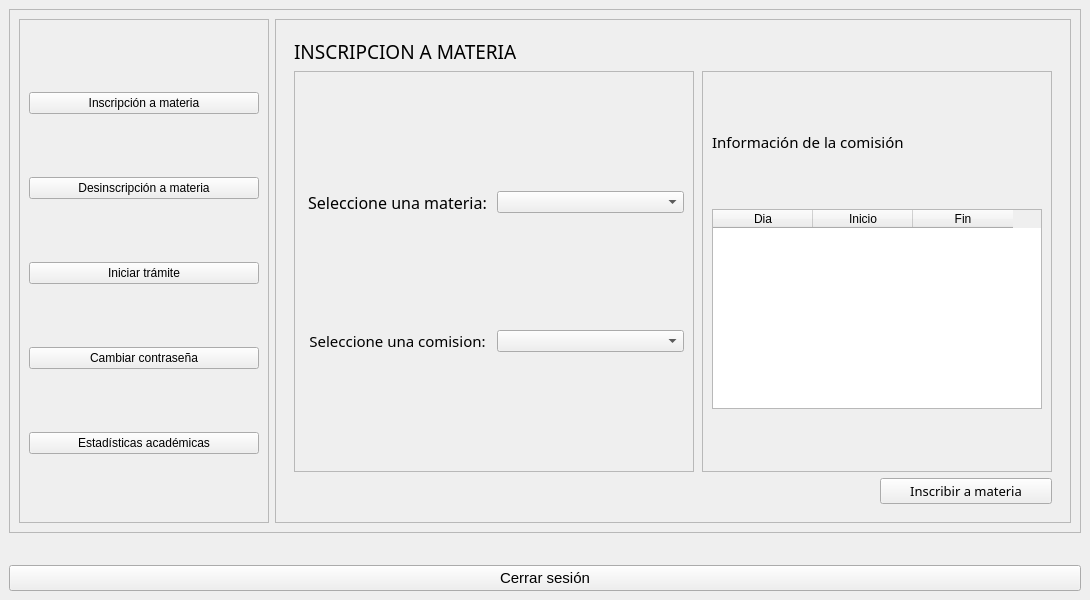
<?xml version="1.0" encoding="UTF-8"?>
<ui version="4.0">
 <class>Systemalu</class>
 <widget class="QMainWindow" name="Systemalu">
  <property name="geometry">
   <rect>
    <x>0</x>
    <y>0</y>
    <width>1090</width>
    <height>600</height>
   </rect>
  </property>
  <property name="windowTitle">
   <string>MainWindow</string>
  </property>
  <widget class="QWidget" name="centralwidget">
   <property name="minimumSize">
    <size>
     <width>1090</width>
     <height>0</height>
    </size>
   </property>
   <layout class="QGridLayout" name="gridLayout">
    <item row="2" column="0">
     <widget class="QPushButton" name="btn_logout_alu">
      <property name="font">
       <font>
        <pointsize>11</pointsize>
       </font>
      </property>
      <property name="text">
       <string>Cerrar sesión</string>
      </property>
     </widget>
    </item>
    <item row="1" column="0">
     <widget class="QLabel" name="label_info_usuario_log">
      <property name="maximumSize">
       <size>
        <width>16777215</width>
        <height>25</height>
       </size>
      </property>
      <property name="font">
       <font>
        <family>Segoe UI Semibold</family>
        <pointsize>11</pointsize>
       </font>
      </property>
      <property name="text">
       <string/>
      </property>
      <property name="alignment">
       <set>Qt::AlignLeading|Qt::AlignLeft|Qt::AlignVCenter</set>
      </property>
     </widget>
    </item>
    <item row="0" column="0">
     <widget class="QFrame" name="frame">
      <property name="frameShape">
       <enum>QFrame::StyledPanel</enum>
      </property>
      <property name="frameShadow">
       <enum>QFrame::Raised</enum>
      </property>
      <layout class="QGridLayout" name="gridLayout_2">
       <item row="0" column="0">
        <widget class="QFrame" name="frame_menu_modif">
         <property name="sizePolicy">
          <sizepolicy hsizetype="Minimum" vsizetype="Preferred">
           <horstretch>0</horstretch>
           <verstretch>0</verstretch>
          </sizepolicy>
         </property>
         <property name="minimumSize">
          <size>
           <width>250</width>
           <height>0</height>
          </size>
         </property>
         <property name="maximumSize">
          <size>
           <width>190</width>
           <height>16777215</height>
          </size>
         </property>
         <property name="frameShape">
          <enum>QFrame::StyledPanel</enum>
         </property>
         <property name="frameShadow">
          <enum>QFrame::Raised</enum>
         </property>
         <layout class="QVBoxLayout" name="verticalLayout_5">
          <property name="spacing">
           <number>0</number>
          </property>
          <property name="bottomMargin">
           <number>0</number>
          </property>
          <item>
           <widget class="QPushButton" name="btn_inscr_mat_alu">
            <property name="text">
             <string>Inscripción a materia</string>
            </property>
           </widget>
          </item>
          <item>
           <widget class="QPushButton" name="btn_desinscr_mat_alu">
            <property name="text">
             <string>Desinscripción a materia</string>
            </property>
           </widget>
          </item>
          <item>
           <widget class="QPushButton" name="btn_iniciar_tramite_alu">
            <property name="text">
             <string>Iniciar trámite</string>
            </property>
           </widget>
          </item>
          <item>
           <widget class="QPushButton" name="btn_modif_pass_alu">
            <property name="text">
             <string>Cambiar contraseña</string>
            </property>
           </widget>
          </item>
          <item>
           <widget class="QPushButton" name="btn_stats_academicas">
            <property name="text">
             <string>Estadísticas académicas</string>
            </property>
           </widget>
          </item>
         </layout>
        </widget>
       </item>
       <item row="0" column="1">
        <widget class="QFrame" name="frame_2">
         <property name="frameShape">
          <enum>QFrame::StyledPanel</enum>
         </property>
         <property name="frameShadow">
          <enum>QFrame::Raised</enum>
         </property>
         <layout class="QGridLayout" name="gridLayout_3">
          <item row="0" column="0">
           <widget class="QStackedWidget" name="stackedWidget">
            <property name="currentIndex">
             <number>0</number>
            </property>
            <widget class="QWidget" name="page_inscr_mat">
             <layout class="QGridLayout" name="gridLayout_4">
              <item row="2" column="3">
               <widget class="QPushButton" name="btn_inscr_mat">
                <property name="enabled">
                 <bool>true</bool>
                </property>
                <property name="font">
                 <font>
                  <family>Segoe UI Semibold</family>
                  <pointsize>10</pointsize>
                 </font>
                </property>
                <property name="text">
                 <string>Inscribir a materia</string>
                </property>
               </widget>
              </item>
              <item row="0" column="0">
               <widget class="QLabel" name="label_51">
                <property name="font">
                 <font>
                  <family>Segoe UI Semibold</family>
                  <pointsize>14</pointsize>
                 </font>
                </property>
                <property name="text">
                 <string>INSCRIPCION A MATERIA</string>
                </property>
               </widget>
              </item>
              <item row="1" column="2" colspan="2">
               <widget class="QFrame" name="frame_5">
                <property name="minimumSize">
                 <size>
                  <width>330</width>
                  <height>0</height>
                 </size>
                </property>
                <property name="frameShape">
                 <enum>QFrame::StyledPanel</enum>
                </property>
                <property name="frameShadow">
                 <enum>QFrame::Raised</enum>
                </property>
                <layout class="QGridLayout" name="gridLayout_23">
                 <item row="1" column="0">
                  <widget class="QTableWidget" name="tW_inscr_mat">
                   <property name="maximumSize">
                    <size>
                     <width>16777215</width>
                     <height>200</height>
                    </size>
                   </property>
                   <column>
                    <property name="text">
                     <string>Dia</string>
                    </property>
                    <property name="textAlignment">
                     <set>AlignCenter</set>
                    </property>
                   </column>
                   <column>
                    <property name="text">
                     <string>Inicio</string>
                    </property>
                   </column>
                   <column>
                    <property name="text">
                     <string>Fin</string>
                    </property>
                   </column>
                  </widget>
                 </item>
                 <item row="0" column="0">
                  <widget class="QLabel" name="label">
                   <property name="maximumSize">
                    <size>
                     <width>16777215</width>
                     <height>20</height>
                    </size>
                   </property>
                   <property name="font">
                    <font>
                     <family>Segoe UI Semibold</family>
                     <pointsize>11</pointsize>
                    </font>
                   </property>
                   <property name="text">
                    <string>Información de la comisión</string>
                   </property>
                  </widget>
                 </item>
                </layout>
               </widget>
              </item>
              <item row="1" column="0" colspan="2">
               <widget class="QFrame" name="frame_6">
                <property name="maximumSize">
                 <size>
                  <width>400</width>
                  <height>16777215</height>
                 </size>
                </property>
                <property name="frameShape">
                 <enum>QFrame::StyledPanel</enum>
                </property>
                <property name="frameShadow">
                 <enum>QFrame::Raised</enum>
                </property>
                <layout class="QGridLayout" name="gridLayout_24">
                 <item row="1" column="1">
                  <widget class="QComboBox" name="cb_inscrip_mat_comi"/>
                 </item>
                 <item row="1" column="0">
                  <widget class="QLabel" name="label_info_dni_en_6">
                   <property name="enabled">
                    <bool>true</bool>
                   </property>
                   <property name="font">
                    <font>
                     <family>Segoe UI Semibold</family>
                     <pointsize>11</pointsize>
                    </font>
                   </property>
                   <property name="text">
                    <string>Seleccione una comision:</string>
                   </property>
                   <property name="alignment">
                    <set>Qt::AlignCenter</set>
                   </property>
                  </widget>
                 </item>
                 <item row="0" column="0">
                  <widget class="QLabel" name="label_info_nombre_en_6">
                   <property name="enabled">
                    <bool>true</bool>
                   </property>
                   <property name="font">
                    <font>
                     <family>Segoe UI Semibold</family>
                     <pointsize>12</pointsize>
                    </font>
                   </property>
                   <property name="text">
                    <string>Seleccione una materia:</string>
                   </property>
                   <property name="alignment">
                    <set>Qt::AlignCenter</set>
                   </property>
                  </widget>
                 </item>
                 <item row="0" column="1">
                  <widget class="QComboBox" name="cb_inscrip_mat"/>
                 </item>
                </layout>
               </widget>
              </item>
              <item row="2" column="0" colspan="2">
               <widget class="QLabel" name="label_informe_inscr_mat">
                <property name="font">
                 <font>
                  <family>Segoe UI Semibold</family>
                  <pointsize>10</pointsize>
                 </font>
                </property>
                <property name="text">
                 <string/>
                </property>
                <property name="alignment">
                 <set>Qt::AlignCenter</set>
                </property>
               </widget>
              </item>
             </layout>
            </widget>
            <widget class="QWidget" name="page_desinscr_mat">
             <layout class="QGridLayout" name="gridLayout_5">
              <item row="0" column="0">
               <widget class="QLabel" name="label_52">
                <property name="font">
                 <font>
                  <family>Segoe UI Semibold</family>
                  <pointsize>14</pointsize>
                 </font>
                </property>
                <property name="text">
                 <string>DESINSCRIPCION A MATERIA</string>
                </property>
               </widget>
              </item>
              <item row="1" column="0">
               <widget class="QFrame" name="frame_8">
                <property name="maximumSize">
                 <size>
                  <width>400</width>
                  <height>16777215</height>
                 </size>
                </property>
                <property name="frameShape">
                 <enum>QFrame::StyledPanel</enum>
                </property>
                <property name="frameShadow">
                 <enum>QFrame::Raised</enum>
                </property>
                <layout class="QGridLayout" name="gridLayout_26">
                 <item row="1" column="0">
                  <widget class="QLabel" name="label_info_dni_en_7">
                   <property name="enabled">
                    <bool>true</bool>
                   </property>
                   <property name="font">
                    <font>
                     <family>Segoe UI Semibold</family>
                     <pointsize>11</pointsize>
                    </font>
                   </property>
                   <property name="text">
                    <string>Cod. Comision inscripta:</string>
                   </property>
                   <property name="alignment">
                    <set>Qt::AlignCenter</set>
                   </property>
                  </widget>
                 </item>
                 <item row="0" column="0">
                  <widget class="QLabel" name="label_info_nombre_en_7">
                   <property name="enabled">
                    <bool>true</bool>
                   </property>
                   <property name="font">
                    <font>
                     <family>Segoe UI Semibold</family>
                     <pointsize>12</pointsize>
                    </font>
                   </property>
                   <property name="text">
                    <string>Seleccione una materia:</string>
                   </property>
                   <property name="alignment">
                    <set>Qt::AlignCenter</set>
                   </property>
                  </widget>
                 </item>
                 <item row="0" column="1">
                  <widget class="QListView" name="lv_desinscr_alu_mat_en_curso">
                   <property name="maximumSize">
                    <size>
                     <width>16777215</width>
                     <height>200</height>
                    </size>
                   </property>
                  </widget>
                 </item>
                 <item row="1" column="1">
                  <widget class="QLabel" name="label_desinscr_mat_cod_com">
                   <property name="maximumSize">
                    <size>
                     <width>16777215</width>
                     <height>100</height>
                    </size>
                   </property>
                   <property name="text">
                    <string/>
                   </property>
                  </widget>
                 </item>
                </layout>
               </widget>
              </item>
              <item row="1" column="1">
               <widget class="QFrame" name="frame_7">
                <property name="minimumSize">
                 <size>
                  <width>330</width>
                  <height>0</height>
                 </size>
                </property>
                <property name="frameShape">
                 <enum>QFrame::StyledPanel</enum>
                </property>
                <property name="frameShadow">
                 <enum>QFrame::Raised</enum>
                </property>
                <layout class="QGridLayout" name="gridLayout_25">
                 <item row="1" column="0">
                  <widget class="QTableWidget" name="tabla_desinscr_mat">
                   <property name="maximumSize">
                    <size>
                     <width>16777215</width>
                     <height>200</height>
                    </size>
                   </property>
                   <column>
                    <property name="text">
                     <string>Dia</string>
                    </property>
                    <property name="textAlignment">
                     <set>AlignCenter</set>
                    </property>
                   </column>
                   <column>
                    <property name="text">
                     <string>Inicio</string>
                    </property>
                   </column>
                   <column>
                    <property name="text">
                     <string>Fin</string>
                    </property>
                   </column>
                  </widget>
                 </item>
                 <item row="0" column="0">
                  <widget class="QLabel" name="label_2">
                   <property name="maximumSize">
                    <size>
                     <width>16777215</width>
                     <height>20</height>
                    </size>
                   </property>
                   <property name="font">
                    <font>
                     <family>Segoe UI Semibold</family>
                     <pointsize>11</pointsize>
                    </font>
                   </property>
                   <property name="text">
                    <string>Información de la comisión</string>
                   </property>
                  </widget>
                 </item>
                </layout>
               </widget>
              </item>
              <item row="2" column="0">
               <widget class="QLabel" name="label_informe_desinscr_mat">
                <property name="font">
                 <font>
                  <family>Segoe UI Semibold</family>
                  <pointsize>10</pointsize>
                 </font>
                </property>
                <property name="text">
                 <string/>
                </property>
                <property name="alignment">
                 <set>Qt::AlignCenter</set>
                </property>
               </widget>
              </item>
              <item row="2" column="1">
               <widget class="QPushButton" name="btn_desinscr_mat">
                <property name="enabled">
                 <bool>true</bool>
                </property>
                <property name="font">
                 <font>
                  <family>Segoe UI Semibold</family>
                  <pointsize>10</pointsize>
                 </font>
                </property>
                <property name="text">
                 <string>Desinscribir a materia</string>
                </property>
               </widget>
              </item>
             </layout>
            </widget>
            <widget class="QWidget" name="page_iniciar_tramite_alu">
             <layout class="QGridLayout" name="gridLayout_6">
              <item row="5" column="1">
               <widget class="QLabel" name="label_ini_tram_alu_estado_en">
                <property name="enabled">
                 <bool>true</bool>
                </property>
                <property name="font">
                 <font>
                  <family>Segoe UI Semibold</family>
                  <pointsize>11</pointsize>
                 </font>
                </property>
                <property name="text">
                 <string/>
                </property>
                <property name="alignment">
                 <set>Qt::AlignCenter</set>
                </property>
               </widget>
              </item>
              <item row="2" column="0">
               <widget class="QLabel" name="label_info_ult_tramite_alu">
                <property name="enabled">
                 <bool>true</bool>
                </property>
                <property name="maximumSize">
                 <size>
                  <width>16777215</width>
                  <height>20</height>
                 </size>
                </property>
                <property name="font">
                 <font>
                  <family>Segoe UI Semibold</family>
                  <pointsize>14</pointsize>
                 </font>
                </property>
                <property name="text">
                 <string/>
                </property>
                <property name="alignment">
                 <set>Qt::AlignRight|Qt::AlignTrailing|Qt::AlignVCenter</set>
                </property>
               </widget>
              </item>
              <item row="3" column="3">
               <spacer name="horizontalSpacer_62">
                <property name="orientation">
                 <enum>Qt::Horizontal</enum>
                </property>
                <property name="sizeHint" stdset="0">
                 <size>
                  <width>272</width>
                  <height>20</height>
                 </size>
                </property>
               </spacer>
              </item>
              <item row="5" column="3">
               <spacer name="horizontalSpacer_61">
                <property name="orientation">
                 <enum>Qt::Horizontal</enum>
                </property>
                <property name="sizeHint" stdset="0">
                 <size>
                  <width>272</width>
                  <height>20</height>
                 </size>
                </property>
               </spacer>
              </item>
              <item row="4" column="2">
               <widget class="QLabel" name="label_ini_tram_alu_asig">
                <property name="text">
                 <string/>
                </property>
               </widget>
              </item>
              <item row="3" column="1">
               <widget class="QLabel" name="label_ini_tram_alu_fini_en">
                <property name="enabled">
                 <bool>true</bool>
                </property>
                <property name="font">
                 <font>
                  <family>Segoe UI Semibold</family>
                  <pointsize>12</pointsize>
                 </font>
                </property>
                <property name="text">
                 <string/>
                </property>
                <property name="alignment">
                 <set>Qt::AlignCenter</set>
                </property>
               </widget>
              </item>
              <item row="6" column="0" colspan="2">
               <widget class="QLabel" name="label_informe_ini_tram_alu">
                <property name="font">
                 <font>
                  <family>Segoe UI Semibold</family>
                  <pointsize>10</pointsize>
                 </font>
                </property>
                <property name="text">
                 <string/>
                </property>
                <property name="alignment">
                 <set>Qt::AlignCenter</set>
                </property>
               </widget>
              </item>
              <item row="3" column="0">
               <spacer name="horizontalSpacer_63">
                <property name="orientation">
                 <enum>Qt::Horizontal</enum>
                </property>
                <property name="sizeHint" stdset="0">
                 <size>
                  <width>273</width>
                  <height>20</height>
                 </size>
                </property>
               </spacer>
              </item>
              <item row="4" column="3">
               <spacer name="horizontalSpacer_64">
                <property name="orientation">
                 <enum>Qt::Horizontal</enum>
                </property>
                <property name="sizeHint" stdset="0">
                 <size>
                  <width>272</width>
                  <height>20</height>
                 </size>
                </property>
               </spacer>
              </item>
              <item row="6" column="3">
               <widget class="QPushButton" name="btn_ini_tram_alu">
                <property name="enabled">
                 <bool>true</bool>
                </property>
                <property name="font">
                 <font>
                  <family>Segoe UI Semibold</family>
                  <pointsize>10</pointsize>
                 </font>
                </property>
                <property name="text">
                 <string>Iniciar trámite</string>
                </property>
               </widget>
              </item>
              <item row="1" column="3">
               <widget class="QLabel" name="label_error_ini_tram_alu">
                <property name="styleSheet">
                 <string notr="true">color:red;</string>
                </property>
                <property name="text">
                 <string/>
                </property>
               </widget>
              </item>
              <item row="3" column="2">
               <widget class="QLabel" name="label_ini_tram_alu_fini">
                <property name="text">
                 <string/>
                </property>
               </widget>
              </item>
              <item row="0" column="3">
               <widget class="QTextEdit" name="input_motivo_tramite_alu">
                <property name="maximumSize">
                 <size>
                  <width>16777215</width>
                  <height>150</height>
                 </size>
                </property>
               </widget>
              </item>
              <item row="0" column="0">
               <widget class="QLabel" name="label_42">
                <property name="font">
                 <font>
                  <family>Segoe UI Semibold</family>
                  <pointsize>17</pointsize>
                 </font>
                </property>
                <property name="text">
                 <string>INICIAR TRAMITE</string>
                </property>
               </widget>
              </item>
              <item row="1" column="1">
               <spacer name="verticalSpacer_4">
                <property name="orientation">
                 <enum>Qt::Vertical</enum>
                </property>
                <property name="sizeType">
                 <enum>QSizePolicy::Minimum</enum>
                </property>
                <property name="sizeHint" stdset="0">
                 <size>
                  <width>20</width>
                  <height>56</height>
                 </size>
                </property>
               </spacer>
              </item>
              <item row="0" column="1">
               <widget class="QLabel" name="label_41">
                <property name="font">
                 <font>
                  <family>Segoe UI Semibold</family>
                  <pointsize>11</pointsize>
                 </font>
                </property>
                <property name="text">
                 <string>Ingrese motivo del trámite:</string>
                </property>
                <property name="alignment">
                 <set>Qt::AlignCenter</set>
                </property>
               </widget>
              </item>
              <item row="5" column="2">
               <widget class="QLabel" name="label_ini_tram_alu_estado">
                <property name="text">
                 <string/>
                </property>
               </widget>
              </item>
              <item row="4" column="1">
               <widget class="QLabel" name="label_ini_tram_alu_asig_en">
                <property name="enabled">
                 <bool>true</bool>
                </property>
                <property name="font">
                 <font>
                  <family>Segoe UI Semibold</family>
                  <pointsize>11</pointsize>
                 </font>
                </property>
                <property name="text">
                 <string/>
                </property>
                <property name="alignment">
                 <set>Qt::AlignCenter</set>
                </property>
               </widget>
              </item>
             </layout>
            </widget>
            <widget class="QWidget" name="page_modif_pass_alu">
             <layout class="QGridLayout" name="gridLayout_7">
              <item row="0" column="0" colspan="2">
               <widget class="QLabel" name="label_57">
                <property name="maximumSize">
                 <size>
                  <width>16777215</width>
                  <height>30</height>
                 </size>
                </property>
                <property name="font">
                 <font>
                  <family>Segoe UI Semibold</family>
                  <pointsize>13</pointsize>
                 </font>
                </property>
                <property name="text">
                 <string>CAMBIAR CONTRASEÑA</string>
                </property>
               </widget>
              </item>
              <item row="1" column="0">
               <widget class="QFrame" name="frame_13">
                <property name="frameShape">
                 <enum>QFrame::StyledPanel</enum>
                </property>
                <property name="frameShadow">
                 <enum>QFrame::Raised</enum>
                </property>
                <layout class="QGridLayout" name="gridLayout_34">
                 <property name="rightMargin">
                  <number>40</number>
                 </property>
                 <item row="0" column="1">
                  <widget class="QLineEdit" name="input_modif_pass_actual_alu">
                   <property name="sizePolicy">
                    <sizepolicy hsizetype="Preferred" vsizetype="Fixed">
                     <horstretch>0</horstretch>
                     <verstretch>0</verstretch>
                    </sizepolicy>
                   </property>
                   <property name="maximumSize">
                    <size>
                     <width>200</width>
                     <height>16777215</height>
                    </size>
                   </property>
                   <property name="echoMode">
                    <enum>QLineEdit::Password</enum>
                   </property>
                  </widget>
                 </item>
                 <item row="2" column="1">
                  <widget class="QLabel" name="label_error_new_pass_alu">
                   <property name="maximumSize">
                    <size>
                     <width>16777215</width>
                     <height>30</height>
                    </size>
                   </property>
                   <property name="text">
                    <string/>
                   </property>
                   <property name="alignment">
                    <set>Qt::AlignLeading|Qt::AlignLeft|Qt::AlignTop</set>
                   </property>
                  </widget>
                 </item>
                 <item row="1" column="1">
                  <widget class="QLineEdit" name="input_new_pass_alu">
                   <property name="maximumSize">
                    <size>
                     <width>200</width>
                     <height>16777215</height>
                    </size>
                   </property>
                   <property name="echoMode">
                    <enum>QLineEdit::Password</enum>
                   </property>
                  </widget>
                 </item>
                 <item row="1" column="0">
                  <widget class="QLabel" name="label_49">
                   <property name="sizePolicy">
                    <sizepolicy hsizetype="Preferred" vsizetype="Preferred">
                     <horstretch>0</horstretch>
                     <verstretch>0</verstretch>
                    </sizepolicy>
                   </property>
                   <property name="font">
                    <font>
                     <family>Segoe UI Semibold</family>
                     <pointsize>11</pointsize>
                    </font>
                   </property>
                   <property name="text">
                    <string>Nueva contraseña:</string>
                   </property>
                   <property name="alignment">
                    <set>Qt::AlignRight|Qt::AlignTrailing|Qt::AlignVCenter</set>
                   </property>
                  </widget>
                 </item>
                 <item row="0" column="0">
                  <widget class="QLabel" name="label_56">
                   <property name="font">
                    <font>
                     <family>Segoe UI Semibold</family>
                     <pointsize>11</pointsize>
                    </font>
                   </property>
                   <property name="text">
                    <string>Ingrese su contraseña actual:</string>
                   </property>
                   <property name="alignment">
                    <set>Qt::AlignRight|Qt::AlignTrailing|Qt::AlignVCenter</set>
                   </property>
                  </widget>
                 </item>
                </layout>
               </widget>
              </item>
              <item row="1" column="1" colspan="2">
               <spacer name="horizontalSpacer_69">
                <property name="orientation">
                 <enum>Qt::Horizontal</enum>
                </property>
                <property name="sizeType">
                 <enum>QSizePolicy::Maximum</enum>
                </property>
                <property name="sizeHint" stdset="0">
                 <size>
                  <width>158</width>
                  <height>269</height>
                 </size>
                </property>
               </spacer>
              </item>
              <item row="2" column="0">
               <widget class="QLabel" name="label_informe_modif_pass_alu">
                <property name="font">
                 <font>
                  <family>Segoe UI Semibold</family>
                  <pointsize>10</pointsize>
                 </font>
                </property>
                <property name="text">
                 <string/>
                </property>
                <property name="alignment">
                 <set>Qt::AlignCenter</set>
                </property>
               </widget>
              </item>
              <item row="2" column="2">
               <widget class="QPushButton" name="btn_cambiar_pass_alu">
                <property name="enabled">
                 <bool>true</bool>
                </property>
                <property name="font">
                 <font>
                  <family>Segoe UI Semibold</family>
                  <pointsize>10</pointsize>
                 </font>
                </property>
                <property name="text">
                 <string>Cambiar contraseña</string>
                </property>
               </widget>
              </item>
             </layout>
            </widget>
            <widget class="QWidget" name="page_stats_academicas">
             <layout class="QGridLayout" name="gridLayout_8">
              <item row="2" column="0">
               <widget class="QTableWidget" name="tW_mat_aprobadas">
                <property name="maximumSize">
                 <size>
                  <width>300</width>
                  <height>300</height>
                 </size>
                </property>
                <property name="font">
                 <font>
                  <family>Segoe UI Semibold</family>
                  <pointsize>10</pointsize>
                 </font>
                </property>
                <column>
                 <property name="text">
                  <string>Materia</string>
                 </property>
                </column>
                <column>
                 <property name="text">
                  <string>Final</string>
                 </property>
                </column>
               </widget>
              </item>
              <item row="2" column="1">
               <spacer name="horizontalSpacer">
                <property name="orientation">
                 <enum>Qt::Horizontal</enum>
                </property>
                <property name="sizeType">
                 <enum>QSizePolicy::Maximum</enum>
                </property>
                <property name="sizeHint" stdset="0">
                 <size>
                  <width>100</width>
                  <height>20</height>
                 </size>
                </property>
               </spacer>
              </item>
              <item row="1" column="0">
               <widget class="QLabel" name="label_4">
                <property name="font">
                 <font>
                  <family>Segoe UI Semibold</family>
                  <pointsize>11</pointsize>
                 </font>
                </property>
                <property name="text">
                 <string>Materias aprobadas</string>
                </property>
               </widget>
              </item>
              <item row="0" column="0" colspan="5">
               <widget class="QLabel" name="label_3">
                <property name="font">
                 <font>
                  <family>Segoe UI Semibold</family>
                  <pointsize>15</pointsize>
                 </font>
                </property>
                <property name="text">
                 <string>ESTADISTICAS ACADEMICAS</string>
                </property>
                <property name="alignment">
                 <set>Qt::AlignCenter</set>
                </property>
               </widget>
              </item>
              <item row="2" column="2" colspan="2">
               <widget class="QFrame" name="frame_3">
                <property name="minimumSize">
                 <size>
                  <width>300</width>
                  <height>0</height>
                 </size>
                </property>
                <property name="maximumSize">
                 <size>
                  <width>200</width>
                  <height>16777215</height>
                 </size>
                </property>
                <property name="frameShape">
                 <enum>QFrame::StyledPanel</enum>
                </property>
                <property name="frameShadow">
                 <enum>QFrame::Raised</enum>
                </property>
                <layout class="QGridLayout" name="gridLayout_9">
                 <item row="2" column="0">
                  <widget class="QLabel" name="label_5">
                   <property name="font">
                    <font>
                     <family>Segoe UI Semibold</family>
                     <pointsize>11</pointsize>
                    </font>
                   </property>
                   <property name="text">
                    <string>Promedio de la carrera:</string>
                   </property>
                  </widget>
                 </item>
                 <item row="0" column="0">
                  <widget class="QLabel" name="label_6">
                   <property name="font">
                    <font>
                     <family>Segoe UI Semibold</family>
                     <pointsize>11</pointsize>
                    </font>
                   </property>
                   <property name="text">
                    <string>Créditos aprobados:</string>
                   </property>
                   <property name="alignment">
                    <set>Qt::AlignCenter</set>
                   </property>
                  </widget>
                 </item>
                 <item row="2" column="1">
                  <widget class="QLabel" name="label_promedio_alu">
                   <property name="font">
                    <font>
                     <family>Segoe UI Semibold</family>
                     <pointsize>11</pointsize>
                    </font>
                   </property>
                   <property name="text">
                    <string/>
                   </property>
                  </widget>
                 </item>
                 <item row="0" column="1">
                  <widget class="QLabel" name="label_cred_aprobados_alu">
                   <property name="text">
                    <string/>
                   </property>
                  </widget>
                 </item>
                </layout>
               </widget>
              </item>
             </layout>
            </widget>
           </widget>
          </item>
         </layout>
        </widget>
       </item>
      </layout>
     </widget>
    </item>
   </layout>
  </widget>
 </widget>
 <resources/>
 <connections/>
</ui>
